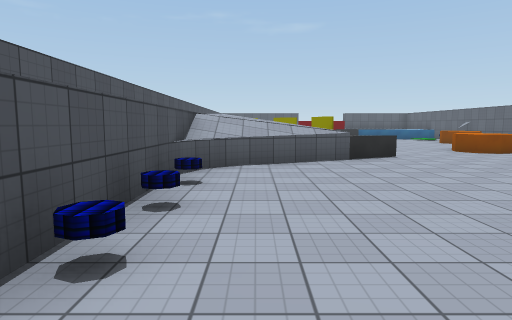
View 1 (above)

12 first-person views from a walk through a scene from a Unity 3-D project. The camera is 1.5 m above the floor, tilts 6° down and sees 75° across. The floor is counted in squares, 2 m on a side. Each view is taken from the middle of a square. On the plan, view 1 faces up. The plan holds only what a view shows up to about 11 squares ahead; the rest is blank. Some surface patterns are stand-ins.

View 2
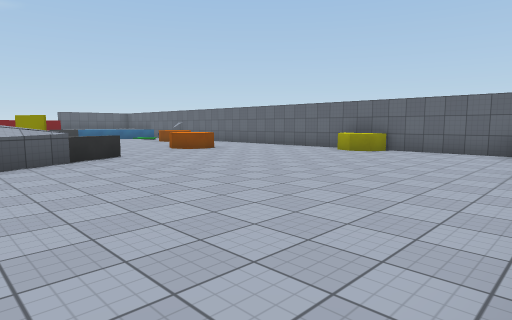

View 3
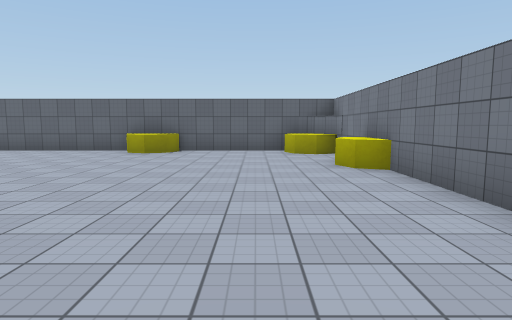

View 4
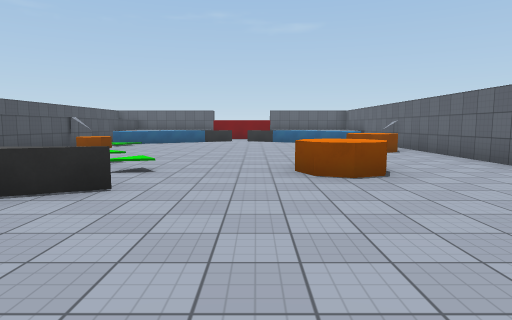

View 5
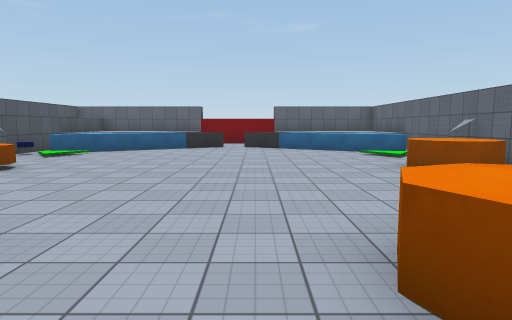

View 6
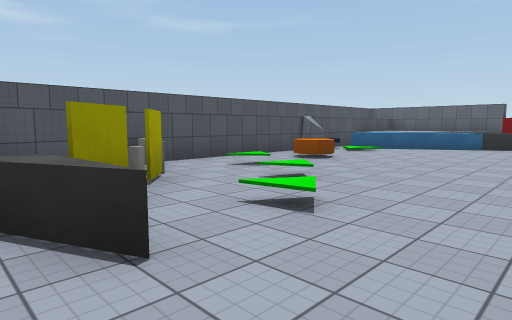

View 7
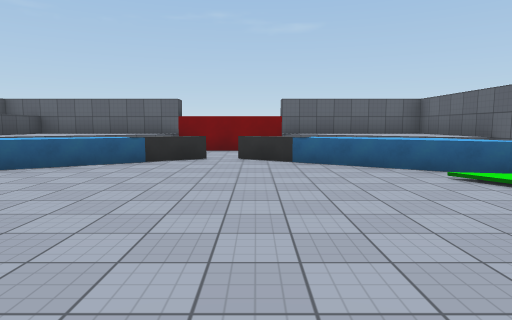

View 8
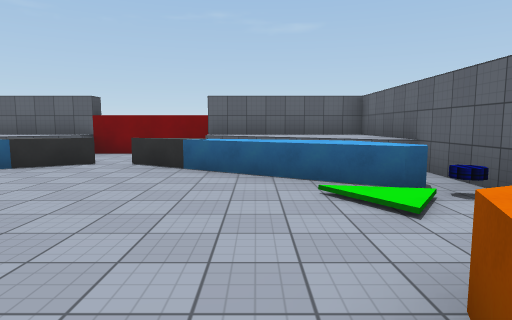

View 9
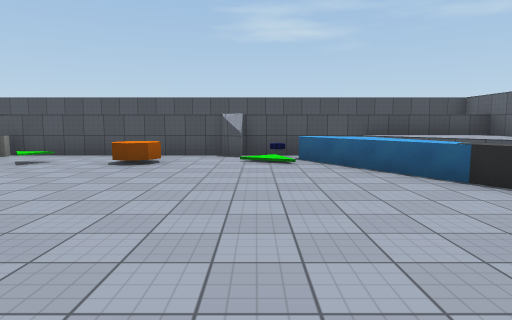

View 10
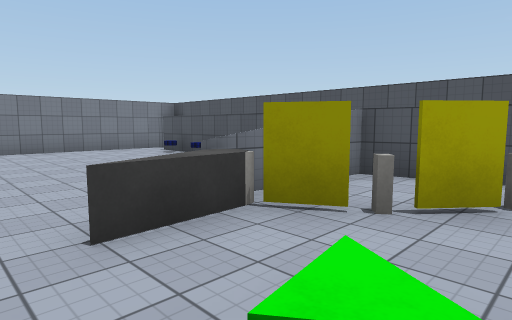

View 11
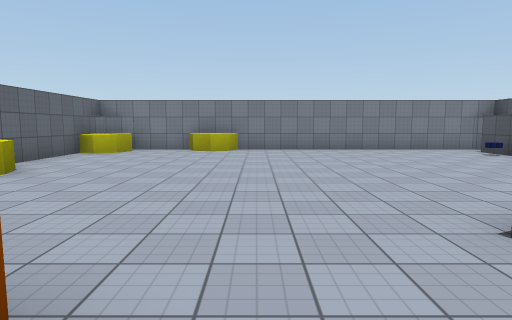

View 12
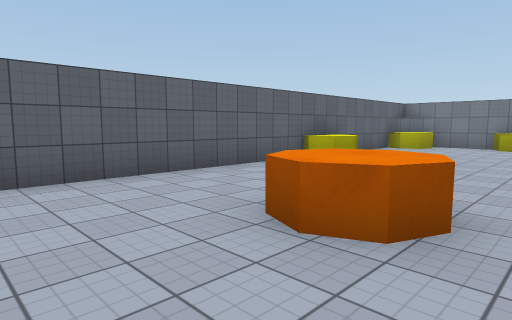

### Floor plan
Key: @ floor where view 1 was taken; # wall or solid block; x gap in a wall; . floor; = window, fence, low wall or low ledge; ^ raised ledge; O other object.
Columns run from 2 left of view 1 to 10 right of it. Each row starts with its distance up from view 1.
 21  ^^^^   ^^^^#
 20  ^^^  ....^^#
 19  #^^OOOOO^.^#
 18  #^^^...#^^^#
 17  #^........^#
 16  #.........##
 15  #..........#
 14  #^.......^^#
 13  #........^.#
 12  #..........#
 11  #..........#
 10  OO.....^^..#
  9  ###....^^..#
  8  #.xOO......#
  7  ##^O.......#
  6  #..........#
  5  #.........^#
  4  #..........#
  3  #..........#
  2  #..........#
  1 ##.........^#
  0 #.@.....==.##
 -1 ############

Where each view was taken, in squares from view 1:
view 1: 0 up, 0 right, facing up
view 2: 0 up, 0 right, facing up-right
view 3: 2 up, 0 right, facing right
view 4: 4 up, 5 right, facing up
view 5: 8 up, 5 right, facing up
view 6: 7 up, 5 right, facing up-left
view 7: 12 up, 5 right, facing up
view 8: 13 up, 7 right, facing up
view 9: 16 up, 7 right, facing left
view 10: 10 up, 4 right, facing down-left
view 11: 10 up, 5 right, facing down
view 12: 12 up, 5 right, facing down-right
